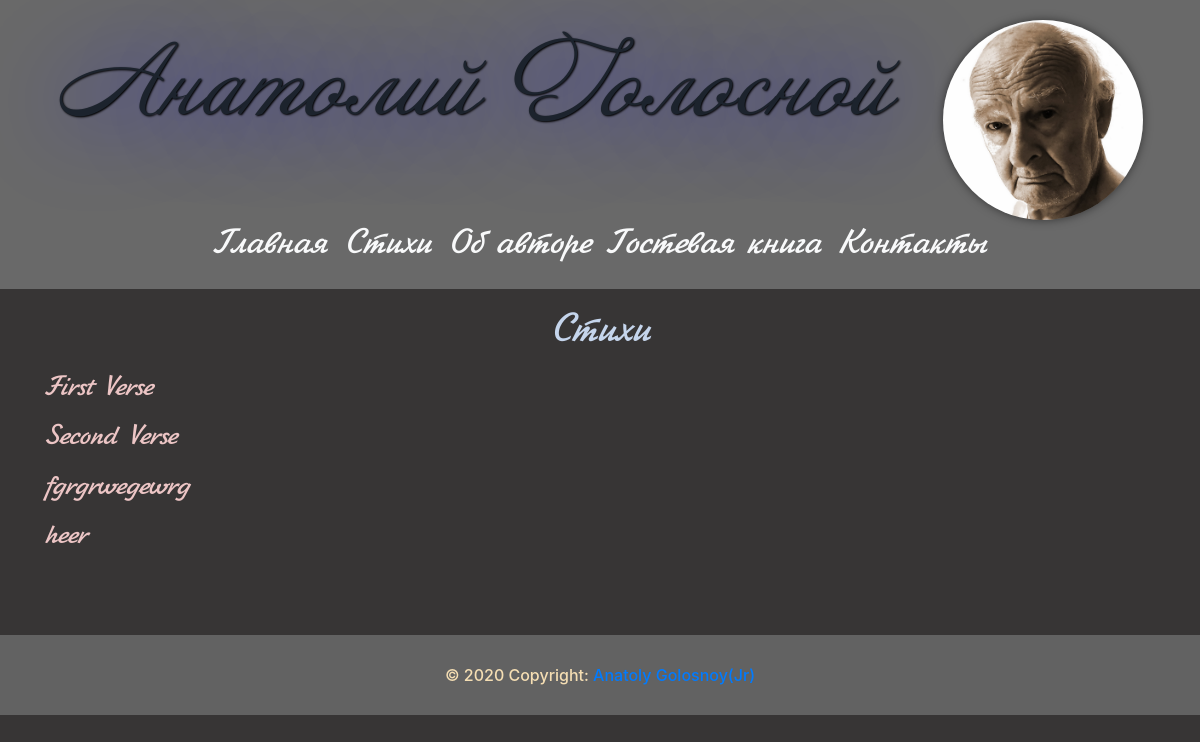
Page /verses on the earlier database version.
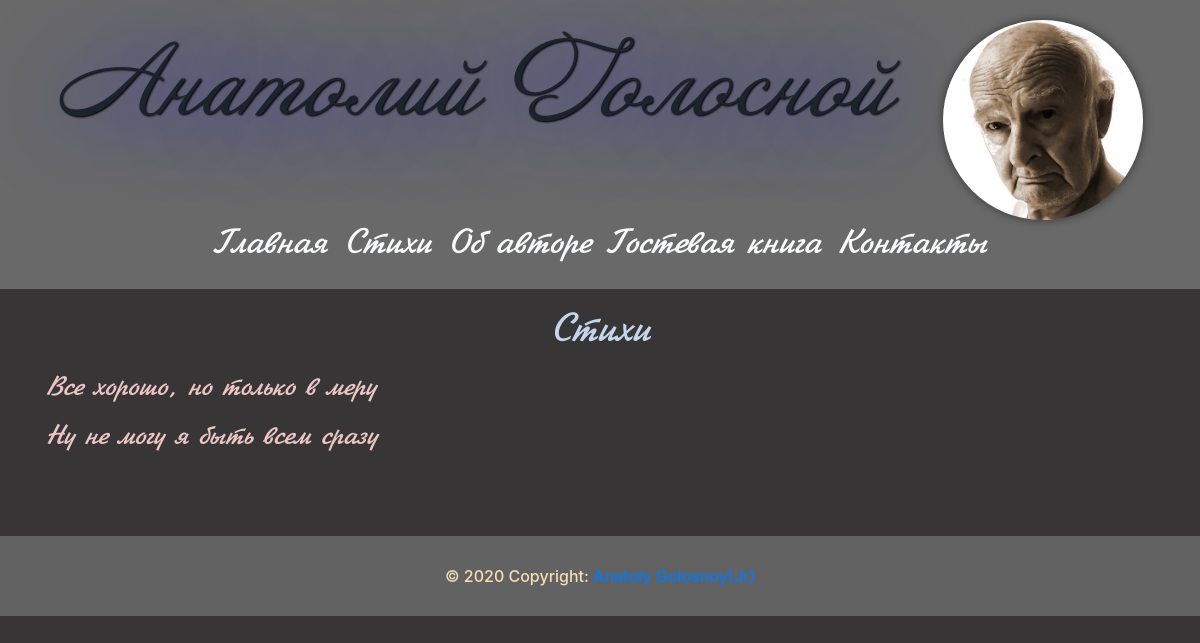
Same page on the later database version.
### tables this page shows
CREATE TABLE verses(
id INTEGER PRIMARY KEY AUTOINCREMENT,
title TEXT NOT NULL,
content TEXT NOT NULL
);

### app.py (the view)
@app.route('/verses')
def verses():
    conn = get_db_connection()
    verse = conn.execute('SELECT * FROM verses').fetchall()
    conn.close()
    return render_template('verses.html', title='Стихи', verses=verse)

### app.py (called while the page is built)
def get_db_connection():
    conn = sqlite3.connect('database.db')
    conn.row_factory = sqlite3.Row
    return conn

### templates/verses.html
{% extends 'base.html' %}
{% block content %}
<h1>{{ title }}</h1>
<div class="poem">
{% for verse in verses %}
    <a href="{{ url_for('verse', verse_id=verse['id']) }}">
        <h3>{{ verse['title'] }}</h3></a>
{% endfor %}
</div>
{% endblock %}

Differences in the rows shown:
removed verses: title "First Verse"
removed verses: title "Second Verse"
removed verses: title "fgrgrwegewrg"
removed verses: title "heer"
added verses: title "Все хорошо, но только в меру"
added verses: title "Ну не могу я быть всем сразу"
